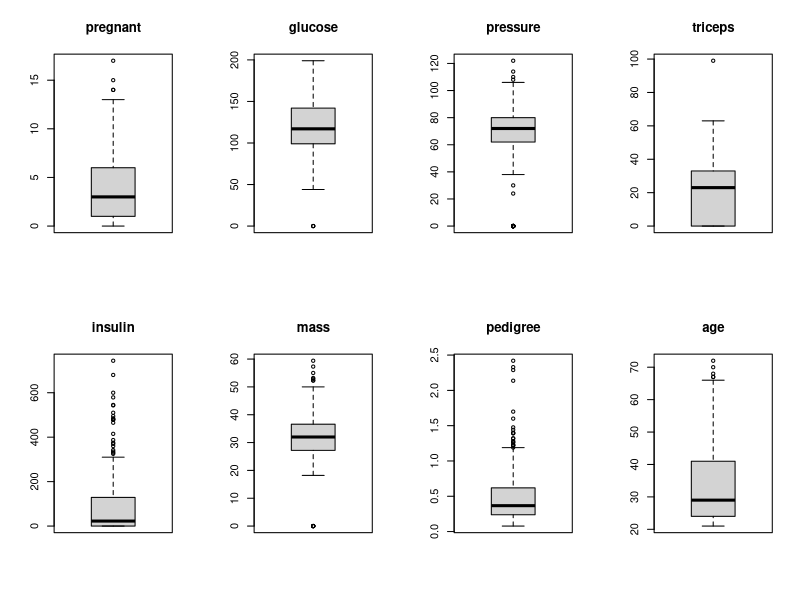
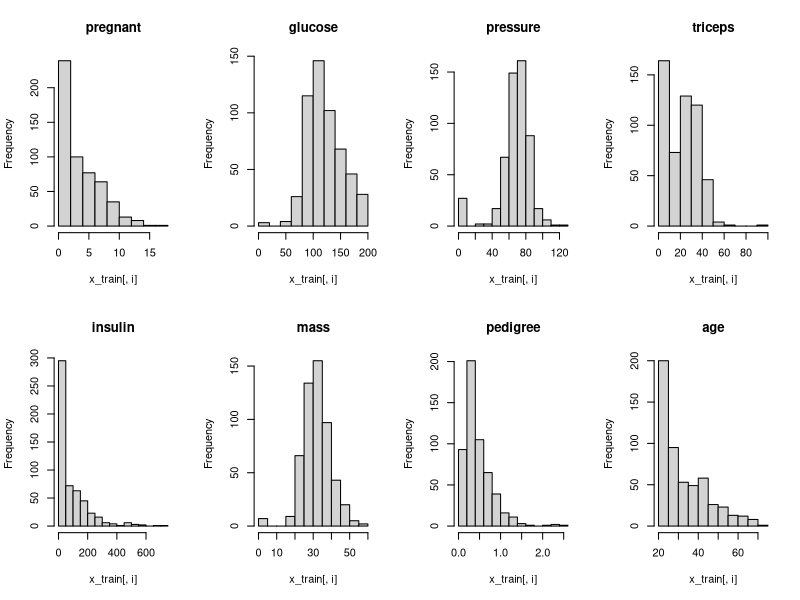
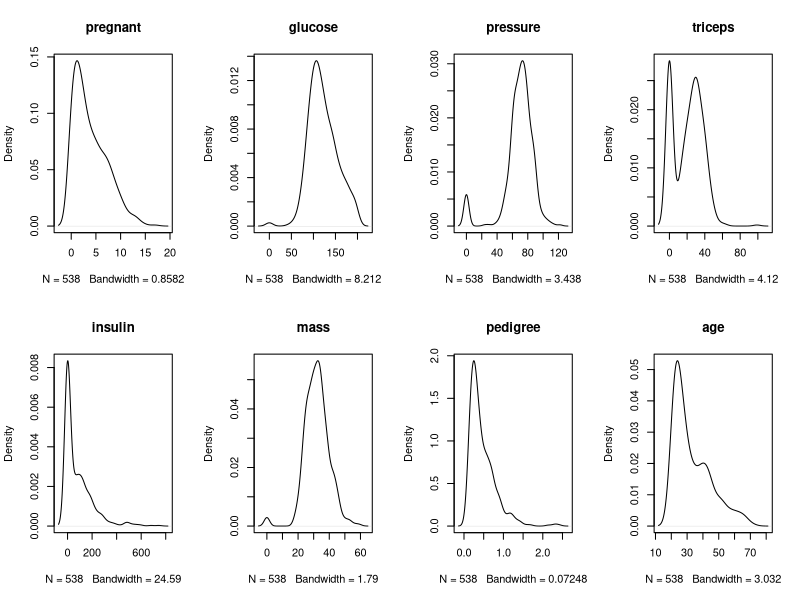
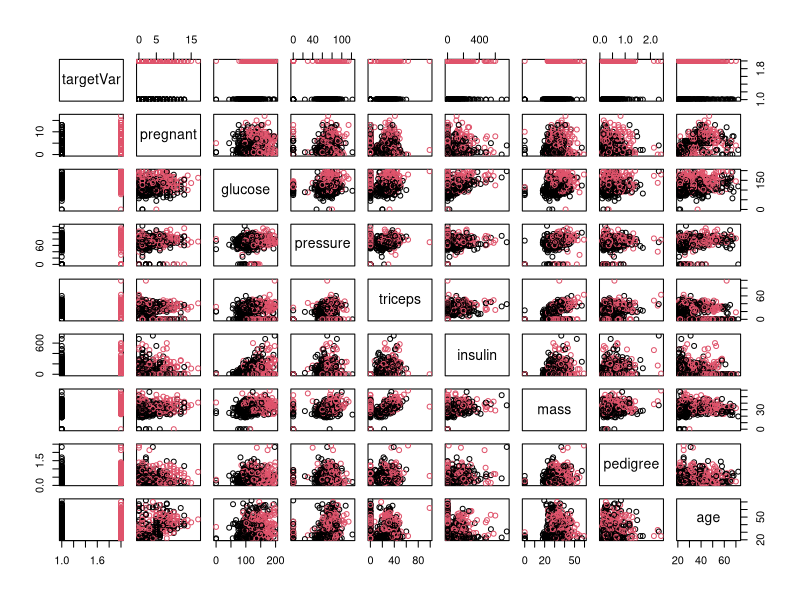
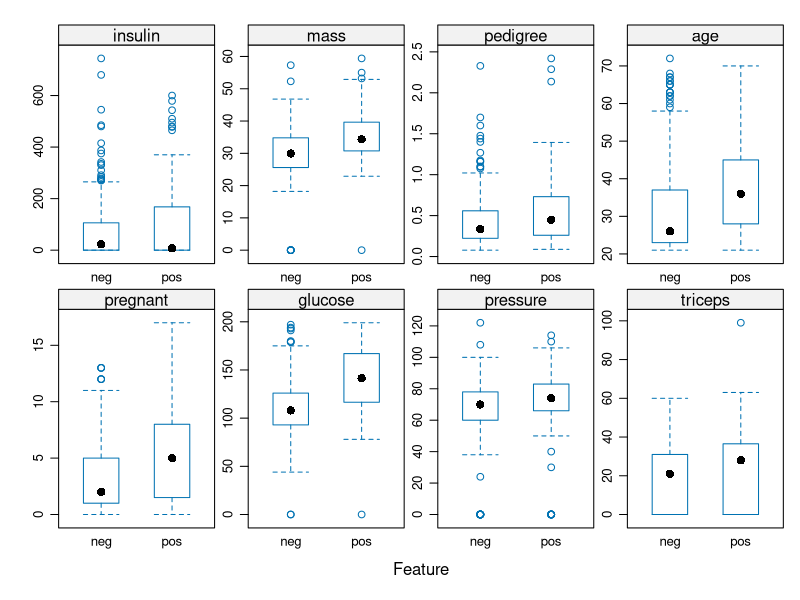
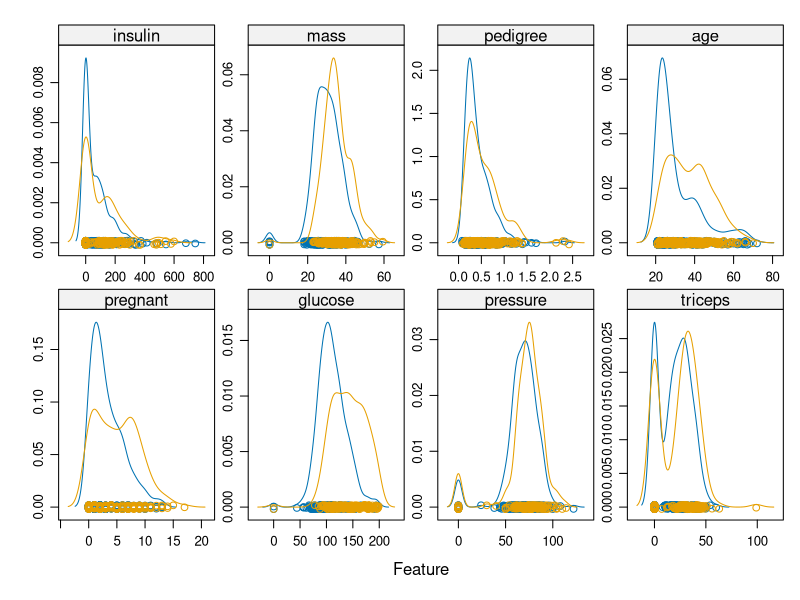
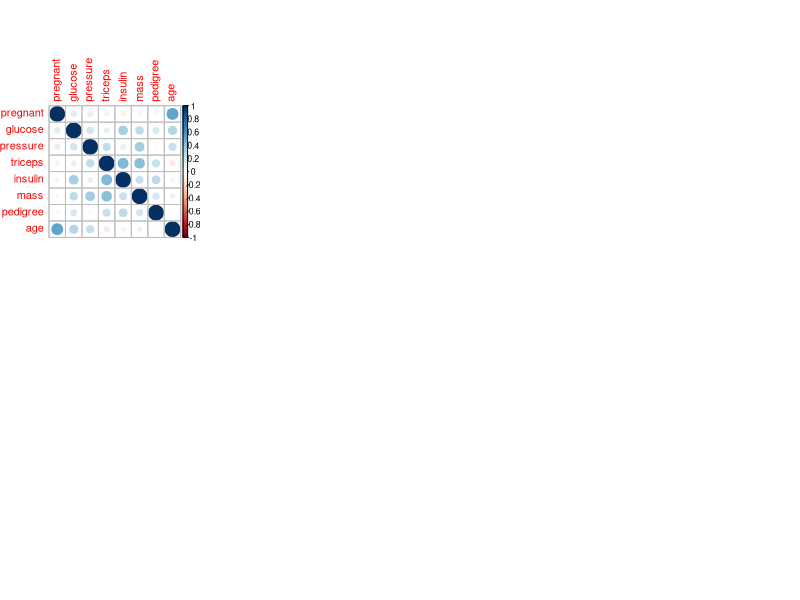

These charts were generated, in order, by the following R code: (Note: this script raises an error after producing the figures.)
## ---- chunk 1
knitr::opts_chunk$set(echo = TRUE)
## ---- chunk 2
startTimeScript <- proc.time()
library(caret)
library(corrplot)
library(ROCR)
library(parallel)
library(mlbench)

# Create one random seed number for reproducible results
seedNum <- 888
set.seed(seedNum)
## ---- chunk 3
#entireDataset <- read.csv("some_dataset.csv", header= TRUE, stringsAsFactors = FALSE)
data(PimaIndiansDiabetes)
originalDataset <- PimaIndiansDiabetes

# Different ways of reading and processing the input dataset. Saving these for future references.
#x_train <- read.fwf("X_train.txt", widths = widthVector, col.names = colNames)
#y_train <- read.csv("y_train.txt", header = FALSE, col.names = c("targetVar"))
#y_train$targetVar <- as.factor(y_train$targetVar)
#xy_train <- cbind(x_train, y_train)
## ---- chunk 4
# Use variable totCol to hold the number of columns in the dataframe
totCol <- ncol(originalDataset)

# Set up variable totAttr for the total number of attribute columns
totAttr <- totCol-1
## ---- chunk 5
# targetCol variable indicates the column location of the target/class variable
# If the first column, set targetCol to 1. If the last column, set targetCol to totCol
# if (targetCol <> 1) and (targetCol <> totCol), be aware when slicing up the dataframes for visualization! 
targetCol <- totCol
colnames(originalDataset)[targetCol] <- "targetVar"
## ---- chunk 6
# We create training datasets (xy_train, x_train, y_train) for various operations.
# We create validation datasets (xy_test, x_test, y_test) for various operations.
set.seed(seedNum)

# Create a list of the rows in the original dataset we can use for training
training_index <- createDataPartition(originalDataset$targetVar, p=0.70, list=FALSE)
# Use 70% of the data to train the models and the remaining for testing/validation
xy_train <- originalDataset[training_index,]
xy_test <- originalDataset[-training_index,]

if (targetCol==1) {
x_train <- xy_train[,(targetCol+1):totCol]
y_train <- xy_train[,targetCol]
y_test <- xy_test[,targetCol]
} else {
x_train <- xy_train[,1:(totAttr)]
y_train <- xy_train[,totCol]
y_test <- xy_test[,totCol]
}
## ---- chunk 7
# Set up the number of row and columns for visualization display. dispRow * dispCol should be >= totAttr
dispCol <- 4
if (totAttr%%dispCol == 0) {
dispRow <- totAttr%/%dispCol
} else {
dispRow <- (totAttr%/%dispCol) + 1
}
cat("Will attempt to create graphics grid (col x row): ", dispCol, ' by ', dispRow)
## ---- chunk 8
# Run algorithms using 10-fold cross validation
control <- trainControl(method="repeatedcv", number=10, repeats=3)
metricTarget <- "Accuracy"
## ---- chunk 9
head(xy_train)
## ---- chunk 10
dim(xy_train)
## ---- chunk 11
sapply(xy_train, class)
## ---- chunk 12
summary(xy_train)
## ---- chunk 13
#entireDataset_x <- entireDataset[,1:(totCol-1)]
#entireDataset_y <- entireDataset[,totCol]
cbind(freq=table(y_train), percentage=prop.table(table(y_train))*100)
## ---- chunk 14
sapply(xy_train, function(x) sum(is.na(x)))
## ---- chunk 15
# Boxplots for each attribute
par(mfrow=c(dispRow,dispCol))
for(i in 1:totAttr) {
	boxplot(x_train[,i], main=names(x_train)[i])
}
## ---- chunk 16
# Histograms each attribute
par(mfrow=c(dispRow,dispCol))
for(i in 1:totAttr) {
	hist(x_train[,i], main=names(x_train)[i])
}
## ---- chunk 17
# Density plot for each attribute
par(mfrow=c(dispRow,dispCol))
for(i in 1:totAttr) {
	plot(density(x_train[,i]), main=names(x_train)[i])
}
## ---- chunk 18
# Scatterplot matrix colored by class
pairs(targetVar~., data=xy_train, col=xy_train$targetVar)
## ---- chunk 19
# Box and whisker plots for each attribute by class
scales <- list(x=list(relation="free"), y=list(relation="free"))
featurePlot(x=x_train, y=y_train, plot="box", scales=scales)
## ---- chunk 20
# Density plots for each attribute by class value
featurePlot(x=x_train, y=y_train, plot="density", scales=scales)
## ---- chunk 21
# Correlation plot
correlations <- cor(x_train)
corrplot(correlations, method="circle")
## ---- chunk 22
# Not applicable for this iteration of the project.

# Mark missing values
#invalid <- 0
#entireDataset$some_col[entireDataset$some_col==invalid] <- NA

# Impute missing values
#entireDataset$some_col <- with(entireDataset, impute(some_col, mean))
## ---- chunk 23
# Not applicable for this iteration of the project.
## ---- chunk 24
# Not applicable for this iteration of the project.
## ---- chunk 25
proc.time()-startTimeScript
## ---- chunk 26
# Logistic Regression (Classification)
startTimeModule <- proc.time()
set.seed(seedNum)
fit.glm <- train(targetVar~., data=xy_train, method="glm", metric=metricTarget, trControl=control)
print(fit.glm)
proc.time()-startTimeModule
## ---- chunk 27
# Decision Tree - CART (Regression/Classification)
startTimeModule <- proc.time()
set.seed(seedNum)
fit.cart <- train(targetVar~., data=xy_train, method="rpart", metric=metricTarget, trControl=control)
print(fit.cart)
proc.time()-startTimeModule
## ---- chunk 28
# k-Nearest Neighbors (Regression/Classification)
startTimeModule <- proc.time()
set.seed(seedNum)
fit.knn <- train(targetVar~., data=xy_train, method="knn", metric=metricTarget, trControl=control)
print(fit.knn)
proc.time()-startTimeModule
## ---- chunk 29
# Support Vector Machine (Regression/Classification)
startTimeModule <- proc.time()
set.seed(seedNum)
fit.svm <- train(targetVar~., data=xy_train, method="svmRadial", metric=metricTarget, trControl=control)
print(fit.svm)
proc.time()-startTimeModule
## ---- chunk 30
# Bagged CART (Regression/Classification)
startTimeModule <- proc.time()
set.seed(seedNum)
fit.bagcart <- train(targetVar~., data=xy_train, method="treebag", metric=metricTarget, trControl=control)
print(fit.bagcart)
proc.time()-startTimeModule
## ---- chunk 31
# Random Forest (Regression/Classification)
startTimeModule <- proc.time()
set.seed(seedNum)
fit.rf <- train(targetVar~., data=xy_train, method="rf", metric=metricTarget, trControl=control)
print(fit.rf)
proc.time()-startTimeModule
## ---- chunk 32
# AdaBoost (Classification)
startTimeModule <- proc.time()
set.seed(seedNum)
fit.ada <- train(targetVar~., data=xy_train, method="ada", metric=metricTarget, trControl=control)
print(fit.ada)
proc.time()-startTimeModule
## ---- chunk 33
# Stochastic Gradient Boosting (Regression/Classification)
startTimeModule <- proc.time()
set.seed(seedNum)
fit.gbm <- train(targetVar~., data=xy_train, method="gbm", metric=metricTarget, trControl=control, verbose=F)
print(fit.gbm)
proc.time()-startTimeModule
## ---- chunk 34
results <- resamples(list(LR=fit.glm, CART=fit.cart, kNN=fit.knn, SVM=fit.svm, BagCART=fit.bagcart, RF=fit.rf, AdaBoost=fit.ada, GBM=fit.gbm))
summary(results)
dotplot(results)
cat('The average accuracy from all models is:',
    mean(c(results$values$`LR~Accuracy`,results$values$`CART~Accuracy`,results$values$`kNN~Accuracy`,results$values$`SVM~Accuracy`,results$values$`BagCART~Accuracy`,results$values$`RF~Accuracy`,results$values$`AdaBoost~Accuracy`,results$values$`GBM~Accuracy`)))
## ---- chunk 35
# Tuning algorithm #1 - Logistic Regression
# GLM requires no tuning parameters.
startTimeModule <- proc.time()
set.seed(seedNum)
fit.final1 <- fit.glm
print(fit.final1)
proc.time()-startTimeModule
## ---- chunk 36
# Tuning algorithm #2 - Support Vector Machine
startTimeModule <- proc.time()
set.seed(seedNum)
grid <- expand.grid(sigma = c(0.10, 0.15, 0.20), C = c(0.25, 0.5, 1.0))
fit.final2 <- train(targetVar~., data=xy_train, method="svmRadial", metric=metricTarget, tuneGrid=grid, trControl=control)
plot(fit.final2)
print(fit.final2)
proc.time()-startTimeModule
## ---- chunk 37
# Tuning algorithm #3 - Stochastic Gradient Boosting
startTimeModule <- proc.time()
set.seed(seedNum)
grid <- expand.grid(.n.trees=c(100, 200, 300), .shrinkage=0.1, .interaction.depth=c(1, 2, 3), .n.minobsinnode=10)
fit.final3 <- train(targetVar~., data=xy_train, method="gbm", metric=metricTarget, tuneGrid=grid, trControl=control, verbose=F)
plot(fit.final3)
print(fit.final3)
proc.time()-startTimeModule
## ---- chunk 38
results <- resamples(list(LogReg=fit.final1, SVM=fit.final2, GBM=fit.final3))
summary(results)
dotplot(results)
## ---- chunk 39
predictions <- predict(fit.final2, newdata=xy_test)
confusionMatrix(predictions, y_test)

pred <- prediction(as.numeric(predictions), as.numeric(y_test))
perf <- performance(pred, measure = "tpr", x.measure = "fpr")
plot(perf, colorize=TRUE)
auc <- performance(pred, measure = "auc")
auc <- auc@y.values[[1]]
auc
## ---- chunk 40
startTimeModule <- proc.time()
library(e1071)
set.seed(seedNum)
finalModel <- svm(targetVar ~ ., data = xy_train, kernel = "radial", cost = 0.5, sigma = 0.15)
print(finalModel)
proc.time()-startTimeModule
## ---- chunk 41
#saveRDS(finalModel, "./finalModel_BinaryClass.rds")
## ---- chunk 42
proc.time()-startTimeScript
